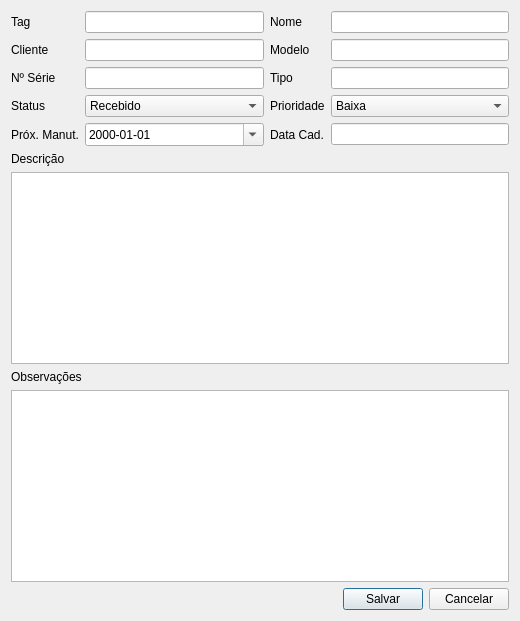
<?xml version="1.0" encoding="UTF-8"?>
<ui version="4.0">
 <class>DetalheDialog</class>
 <widget class="QDialog" name="DetalheDialog">
  <property name="windowTitle"><string>Detalhe do Equipamento</string></property>
  <property name="minimumSize"><size><width>520</width><height>460</height></size></property>
  <layout class="QVBoxLayout" name="vertical">
   <item>
    <layout class="QGridLayout" name="grid" columnstretch="0,1,0,1">
     <item row="0" column="0"><widget class="QLabel"><property name="text"><string>Tag</string></property></widget></item>
     <item row="0" column="1"><widget class="QLineEdit" name="fld_tag"><property name="readOnly"><bool>true</bool></property></widget></item>
     <item row="0" column="2"><widget class="QLabel"><property name="text"><string>Nome</string></property></widget></item>
     <item row="0" column="3"><widget class="QLineEdit" name="fld_nome"><property name="readOnly"><bool>true</bool></property></widget></item>

     <item row="1" column="0"><widget class="QLabel"><property name="text"><string>Cliente</string></property></widget></item>
     <item row="1" column="1"><widget class="QLineEdit" name="fld_cliente"><property name="readOnly"><bool>true</bool></property></widget></item>
     <item row="1" column="2"><widget class="QLabel"><property name="text"><string>Modelo</string></property></widget></item>
     <item row="1" column="3"><widget class="QLineEdit" name="fld_modelo"><property name="readOnly"><bool>true</bool></property></widget></item>

     <item row="2" column="0"><widget class="QLabel"><property name="text"><string>Nº Série</string></property></widget></item>
     <item row="2" column="1"><widget class="QLineEdit" name="fld_serial"><property name="readOnly"><bool>true</bool></property></widget></item>
     <item row="2" column="2"><widget class="QLabel"><property name="text"><string>Tipo</string></property></widget></item>
     <item row="2" column="3"><widget class="QLineEdit" name="fld_tipo"><property name="readOnly"><bool>true</bool></property></widget></item>

     <item row="3" column="0"><widget class="QLabel"><property name="text"><string>Status</string></property></widget></item>
     <item row="3" column="1"><widget class="QComboBox" name="combo_status">
       <item><property name="text"><string>Recebido</string></property></item>
       <item><property name="text"><string>Em análise</string></property></item>
       <item><property name="text"><string>Aguardando peças</string></property></item>
       <item><property name="text"><string>Em reparo</string></property></item>
       <item><property name="text"><string>Pronto</string></property></item>
       <item><property name="text"><string>Entregue</string></property></item>
     </widget></item>
     <item row="3" column="2"><widget class="QLabel"><property name="text"><string>Prioridade</string></property></widget></item>
     <item row="3" column="3"><widget class="QComboBox" name="combo_prioridade">
       <item><property name="text"><string>Baixa</string></property></item>
       <item><property name="text"><string>Média</string></property></item>
       <item><property name="text"><string>Alta</string></property></item>
       <item><property name="text"><string>Urgente</string></property></item>
     </widget></item>

     <item row="4" column="0"><widget class="QLabel"><property name="text"><string>Próx. Manut.</string></property></widget></item>
     <item row="4" column="1"><widget class="QDateEdit" name="date_prox"><property name="calendarPopup"><bool>true</bool></property><property name="displayFormat"><string>yyyy-MM-dd</string></property></widget></item>
     <item row="4" column="2"><widget class="QLabel"><property name="text"><string>Data Cad.</string></property></widget></item>
     <item row="4" column="3"><widget class="QLineEdit" name="fld_data"><property name="readOnly"><bool>true</bool></property></widget></item>

     <item row="5" column="0" colspan="4"><widget class="QLabel"><property name="text"><string>Descrição</string></property></widget></item>
     <item row="6" column="0" colspan="4"><widget class="QTextEdit" name="txt_desc"><property name="readOnly"><bool>true</bool></property></widget></item>

     <item row="7" column="0" colspan="4"><widget class="QLabel"><property name="text"><string>Observações</string></property></widget></item>
     <item row="8" column="0" colspan="4"><widget class="QTextEdit" name="txt_obs"/></item>
    </layout>
   </item>

   <item>
    <layout class="QHBoxLayout">
     <item><spacer><property name="orientation"><enum>Qt::Horizontal</enum></property><property name="sizeHint"><size><width>40</width><height>20</height></size></property></spacer></item>
     <item><widget class="QPushButton" name="btn_salvar"><property name="text"><string>Salvar</string></property></widget></item>
     <item><widget class="QPushButton" name="btn_cancelar"><property name="text"><string>Cancelar</string></property></widget></item>
    </layout>
   </item>
  </layout>
 </widget>
 <resources/>
 <connections/>
</ui>
